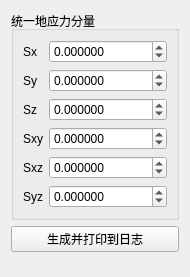
<?xml version="1.0" encoding="UTF-8"?> <ui version="4.0"> <class>GeoStressPointPage</class> <widget class="QWidget" name="GeoStressPointPage"> <property name="geometry"> <rect> <x>0</x> <y>0</y> <width>190</width> <height>277</height> </rect> </property> <property name="windowTitle"> <string>现场地应力测点</string> </property> <layout class="QVBoxLayout" name="verticalLayout"> <item> <widget class="QGroupBox" name="groupBoxStress"> <property name="title"> <string>统一地应力分量</string> </property> <layout class="QGridLayout" name="gridLayout"> <item row="0" column="0"> <widget class="QLabel" name="labelSx"> <property name="sizePolicy"> <sizepolicy hsizetype="Fixed" vsizetype="Preferred"> <horstretch>0</horstretch> <verstretch>0</verstretch> </sizepolicy> </property> <property name="text"> <string>Sx</string> </property> </widget> </item> <item row="0" column="1"> <widget class="QDoubleSpinBox" name="spinSx"> <property name="decimals"> <number>6</number> </property> <property name="minimum"> <double>-1000000000000.000000000000000</double> </property> <property name="maximum"> <double>1000000000000.000000000000000</double> </property> </widget> </item> <item row="1" column="0"> <widget class="QLabel" name="labelSy"> <property name="sizePolicy"> <sizepolicy hsizetype="Fixed" vsizetype="Preferred"> <horstretch>0</horstretch> <verstretch>0</verstretch> </sizepolicy> </property> <property name="text"> <string>Sy</string> </property> </widget> </item> <item row="1" column="1"> <widget class="QDoubleSpinBox" name="spinSy"> <property name="decimals"> <number>6</number> </property> <property name="minimum"> <double>-1000000000000.000000000000000</double> </property> <property name="maximum"> <double>1000000000000.000000000000000</double> </property> </widget> </item> <item row="2" column="0"> <widget class="QLabel" name="labelSz"> <property name="sizePolicy"> <sizepolicy hsizetype="Fixed" vsizetype="Preferred"> <horstretch>0</horstretch> <verstretch>0</verstretch> </sizepolicy> </property> <property name="text"> <string>Sz</string> </property> </widget> </item> <item row="2" column="1"> <widget class="QDoubleSpinBox" name="spinSz"> <property name="decimals"> <number>6</number> </property> <property name="minimum"> <double>-1000000000000.000000000000000</double> </property> <property name="maximum"> <double>1000000000000.000000000000000</double> </property> </widget> </item> <item row="3" column="0"> <widget class="QLabel" name="labelSxy"> <property name="sizePolicy"> <sizepolicy hsizetype="Fixed" vsizetype="Preferred"> <horstretch>0</horstretch> <verstretch>0</verstretch> </sizepolicy> </property> <property name="text"> <string>Sxy</string> </property> </widget> </item> <item row="3" column="1"> <widget class="QDoubleSpinBox" name="spinSxy"> <property name="decimals"> <number>6</number> </property> <property name="minimum"> <double>-1000000000000.000000000000000</double> </property> <property name="maximum"> <double>1000000000000.000000000000000</double> </property> </widget> </item> <item row="4" column="0"> <widget class="QLabel" name="labelSxz"> <property name="sizePolicy"> <sizepolicy hsizetype="Fixed" vsizetype="Preferred"> <horstretch>0</horstretch> <verstretch>0</verstretch> </sizepolicy> </property> <property name="text"> <string>Sxz</string> </property> </widget> </item> <item row="4" column="1"> <widget class="QDoubleSpinBox" name="spinSxz"> <property name="decimals"> <number>6</number> </property> <property name="minimum"> <double>-1000000000000.000000000000000</double> </property> <property name="maximum"> <double>1000000000000.000000000000000</double> </property> </widget> </item> <item row="5" column="0"> <widget class="QLabel" name="labelSyz"> <property name="sizePolicy"> <sizepolicy hsizetype="Fixed" vsizetype="Preferred"> <horstretch>0</horstretch> <verstretch>0</verstretch> </sizepolicy> </property> <property name="text"> <string>Syz</string> </property> </widget> </item> <item row="5" column="1"> <widget class="QDoubleSpinBox" name="spinSyz"> <property name="decimals"> <number>6</number> </property> <property name="minimum"> <double>-1000000000000.000000000000000</double> </property> <property name="maximum"> <double>1000000000000.000000000000000</double> </property> </widget> </item> </layout> </widget> </item> <item> <widget class="QPushButton" name="btnGenerate"> <property name="text"> <string>生成并打印到日志</string> </property> </widget> </item> <item> <spacer name="verticalSpacer"> <property name="orientation"> <enum>Qt::Orientation::Vertical</enum> </property> <property name="sizeHint" stdset="0"> <size> <width>20</width> <height>40</height> </size> </property> </spacer> </item> </layout> </widget> <resources/> <connections/> </ui>
